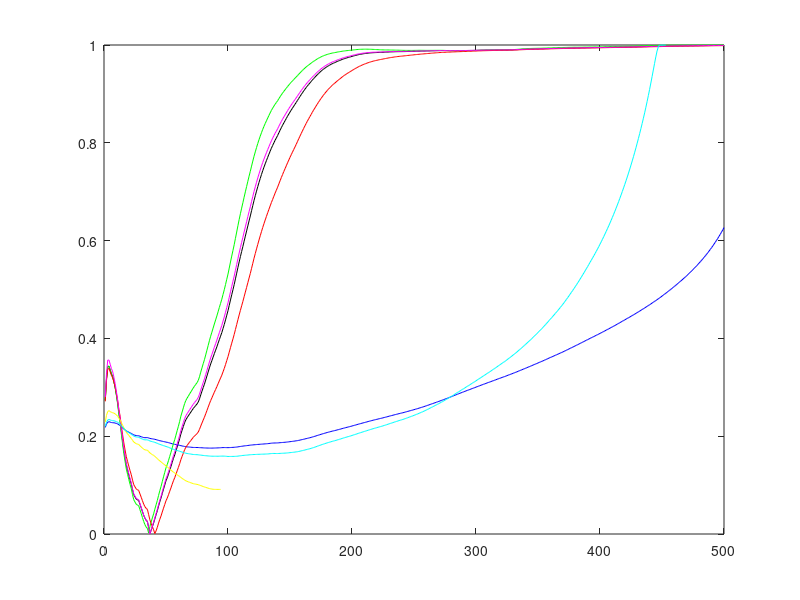

Source code (MATLAB): (Note: this script raises an error after producing the figure.)
% Comparison of Adaptive First Principal Compt EVD

function evd2;

clear all; 
close all; 

% Number of samples N and dimension D
nSamples = 500;
nDim     = 10;
nEpochs  = 1;
randn('state',0);

% Generate the covX random matrices
covX = 3*...
[ 0.4270   0.0110  -0.0050  -0.0250   0.0890  -0.0790  -0.0190   0.0740   0.0890   0.0050 ; ...
  0.0110   5.6900  -0.0690  -0.2820  -0.7310   0.0900  -0.1240   0.1000   0.4320  -0.1030 ; ...
 -0.0050  -0.0690   0.0800   0.0980   0.0450  -0.0410   0.0230   0.0220  -0.0350   0.0120 ; ...
 -0.0250  -0.2820   0.0980   2.8000  -0.1070   0.1500  -0.1930   0.0950  -0.2260   0.0460 ; ...
  0.0890  -0.7310   0.0450  -0.1070   3.4400   0.2530   0.2510   0.3160   0.0390  -0.0100 ; ...
 -0.0790   0.0900  -0.0410   0.1500   0.2530   2.2700  -0.1800   0.2950  -0.0390  -0.1130 ; ...
 -0.0190  -0.1240   0.0230  -0.1930   0.2510  -0.1800   0.3270   0.0270   0.0260  -0.0160 ; ...
  0.0740   0.1000   0.0220   0.0950   0.3160   0.2950   0.0270   0.7270  -0.0960  -0.0170 ; ...
  0.0890   0.4320  -0.0350  -0.2260   0.0390  -0.0390   0.0260  -0.0960   0.7150  -0.0090 ; ...
  0.0050  -0.1030   0.0120   0.0460  -0.0100  -0.1130  -0.0160  -0.0170  -0.0090   0.0650 ];
    
% Compute data
[V1,D1] = eig(covX);
[d,in] = sort(diag(D1));
V = zeros(nDim,nDim);
D = zeros(nDim,nDim);
for i = 1 : nDim
   V(:,i) = V1(:,in(nDim+1-i));
   D(i,i) = D1(in(nDim+1-i),in(nDim+1-i));
end
x(1:nDim,1:nSamples) = V*sqrt(D)*randn(nDim,nSamples);
ActualD = diag(D)'

% Compute Corrl matrix and eigen vectors
corX = zeros(nDim,nDim);
for i = 1 : nSamples
   corX = corX + x(:,i)*x(:,i)'/nSamples;
end
[V1,D1] = eig(corX);
[d,in] = sort(diag(D1));
V = zeros(nDim,nDim);
D = zeros(nDim,nDim);
for i = 1 : nDim
   V(:,i) = V1(:,in(nDim+1-i));
   D(i,i) = D1(in(nDim+1-i),in(nDim+1-i));
end
corX;
EstV = V(:,1)'
EstD = diag(D)'

% Adaptive algorithm
A = zeros(nDim,nDim);
w = ones(nDim, 7);
for i = 1 : 7
    w(:,i) = w(:,i) / norm(w(:,i));
end
w0 = w;
mu = 10;
b1 = 20;
b2 = 1;

for epoch = 1 : nEpochs
    for iter = 1 : nSamples
        
        cnt = nSamples*(epoch-1) + iter;
      
        A = A + (1.0/cnt)*((x(:,iter) * x(:,iter)') - A);
        etat = 1.0/(150 + cnt);
      
        % OJA
        w(:,1) = w(:,1) + etat*(A*w(:,1) - w(:,1)*(w(:,1)'*A*w(:,1)));

        % DOUG
        w(:,2) = w(:,2) + (etat/6)*(((w(:,2)'*w(:,2))^2)*A*w(:,2) - w(:,2)*w(:,2)'*A*w(:,2));

        % CHEN
        w(:,3) = w(:,3) + etat*(w(:,3)'*w(:,3)*A*w(:,3) - (w(:,3)'*A*w(:,3) + 1 - w(:,3)'*w(:,3))*w(:,3));

        % ZLLog
        w(:,4) = w(:,4) + etat*(A*w(:,4) + log(w(:,4)'*w(:,4))*w(:,4));

        % ZLDif
        w(:,5) = w(:,5) + etat*(A*w(:,5) - (b1 - w(:,5)'*w(:,5))*w(:,5));

        % Wang
        w(:,6) = w(:,6) + (etat/3)*(A*w(:,6) - 0.5*(1 - w(:,6)'*w(:,6))*w(:,6));
            
        % Moller
        w(:,7) = w(:,7) + (etat/5)*((2*w(:,7)'*w(:,7) - 1)*A*w(:,7) - w(:,7)'*A*w(:,7)*w(:,7));
            
        for i = 1 : 7
            u(:,i) = w(:,i) / norm(w(:,i));
      	    cos_t(i,cnt) = abs(u(:,i)'*V(:,1));
            ind(cnt) = cnt;
		end
	end
end


for i = 1 : 7
   ww(i) = w(:,i)'*w(:,i);
   ww(i)
end
%ww

for i = 1 : 7
	AdaptD(i) = (w(:,i)'*A*w(:,i)) / (w(:,i)'*w(:,i));
end
AdaptD


if (1)

% Plot the convergence results
figure(1);
plot(ind, cos_t(1,:),'k-'); hold on;
plot(ind, cos_t(2,:),'b-'); hold on;
plot(ind, cos_t(3,:),'g-'); hold on;
plot(ind, cos_t(4,:),'r-'); hold on;
plot(ind, cos_t(5,:),'m-'); hold on;
plot(ind, cos_t(6,:),'y-'); hold on;
plot(ind, cos_t(7,:),'c-'); hold on;
legend('OJA','DOUG','CHEN','ZLLog','ZLDif','WANG','Moller',0);
xlabel('Number of Samples');
ylabel('Direction Cosines');
hold off;

end
  
